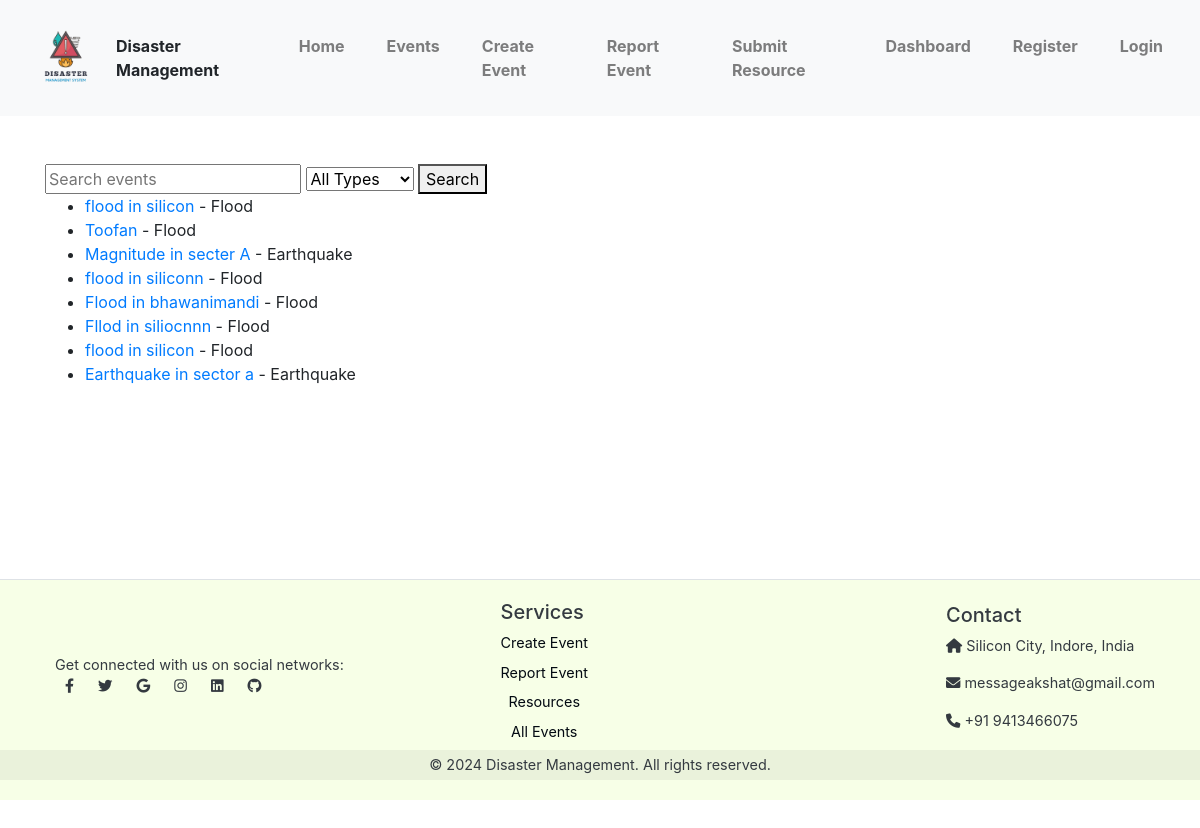
The app's page /search/ with its own data.
### disasters/models.py (models this page shows, shortened)
class DisasterEvent(models.Model):
    EVENT_TYPE_CHOICES = [
        ('Flood', 'Flood'),
        ('Earthquake', 'Earthquake'),
        ('Tornado', 'Tornado'),
        ('Wildfire', 'Wildfire'),
        ('Hurricane', 'Hurricane'),
        ('Volcano', 'Volcano'),
        ('Other', 'Other'),
    ]
    name = models.CharField(max_length=200)
    event_type = models.CharField(max_length=50, choices=EVENT_TYPE_CHOICES)
    date_occurred = models.DateTimeField()
    location = models.CharField(max_length=200)
    latitude = models.FloatField(blank=True, null=True)
    longitude = models.FloatField(blank=True, null=True)
    description = models.TextField()

### disasters/views.py (the view)
# urls.py: path('search/', views.search_events, name='search_events'),
def search_events(request):
    query = request.GET.get("q")
    event_type = request.GET.get("event_type")
    events = DisasterEvent.objects.all()
    if query:
        events = events.filter(name__icontains=query)
    if event_type:
        events = events.filter(event_type=event_type)
    return render(request, 'disasters/search_events.html', {'events': events})

### templates/disasters/search_events.html (shortened to what this page needs)
{% extends 'disasters/base.html' %}
{% block content %}
    <form method="get" action="{% url 'search_events' %}">
        <input type="text" name="q" placeholder="Search events">
        <select name="event_type">
            <option value="">All Types</option>
        </select>
        <button type="submit">Search</button>
    </form>
    <ul>
        {% for event in events %}
            <li>
                <a href="{% url 'event_detail' event.id %}">{{ event.name }}</a> - {{ event.event_type }}
            </li>
        {% endfor %}
    </ul>
{% endblock %}

### templates/disasters/base.html (shortened to what this page needs)
{% load static %}
<!DOCTYPE html>
<html lang="en">
<head>
    <link href="https://stackpath.bootstrapcdn.com/bootstrap/4.5.2/css/bootstrap.min.css" rel="stylesheet">
    <link rel="stylesheet" href="https://cdnjs.cloudflare.com/ajax/libs/font-awesome/6.0.0-beta3/css/all.min.css">
</head>
<body>
    <nav class="navbar navbar-expand-lg navbar-light bg-light">
        <img src="{% static 'logo.png' %}" alt="Logo" class="logo"> <strong>Disaster Management</strong>
        <div class="collapse navbar-collapse" id="navbarNav">
            <ul class="navbar-nav ml-auto">
                <li class="nav-item"><a class="nav-link" href="{% url 'index' %}">Home</a></li>
                <li class="nav-item"><a class="nav-link" href="/events/">Events</a></li>
                <li class="nav-item"><a class="nav-link" href="{% url 'create_event' %}">Create Event</a></li>
                <li class="nav-item"><a class="nav-link" href="{% url 'report_event' %}">Report Event</a></li>
                <li class="nav-item"><a class="nav-link" href="{% url 'submit_resource' %}">Submit Resource</a></li>
                <li class="nav-item"><a class="nav-link" href="{% url 'event_dashboard' %}">Dashboard</a></li>
                {% if user.is_authenticated %}
                <li class="nav-item"><a class="nav-link" href="{% url 'view_profile' %}" role="button">Profile</a></li>
                <li class="nav-item"><a class="nav-link"  href="{% url 'logout' %}" role="button">Logout</a></li>
                {% else %}
                <li class="nav-item"><a class="nav-link" href="{% url 'register' %}" role="button">Register</a></li>
                <li class="nav-item"><a class="nav-link" href="{% url 'login' %}" role="button">Login</a></li>
                {% endif %}
            </ul>
        </div>
    </nav>
    <main class="container mt-5 fade-in">
        {% block content %}{% endblock %}
    </main>
    <footer class="footer">
        <div class="container">
            <div class="left-main">
                <span>Get connected with us on social networks:</span>
                <div class="social-icons">
                    <a href="#" class="me-4 text-reset"><i class="fab fa-facebook-f"></i></a>
                    <a href="#" class="me-4 text-reset"><i class="fab fa-twitter"></i></a>
                    <a href="#" class="me-4 text-reset"><i class="fab fa-google"></i></a>
                    <a href="#" class="me-4 text-reset"><i class="fab fa-instagram"></i></a>
                    <a href="#" class="me-4 text-reset"><i class="fab fa-linkedin"></i></a>
                    <a href="#" class="me-4 text-reset"><i class="fab fa-github"></i></a>
                </div>
            </div>
            <div class="right-main">
                <h5>Services</h5>
                <ul class="nav flex-column">
                    <li class="nav-item mb-2"><a href="{% url 'create_event' %}" class="nav-link p-0 text-body-secondary">Create Event</a></li>
                    <li class="nav-item mb-2"><a href="{% url 'report_event' %}" class="nav-link p-0 text-body-secondary">Report Event</a></li>
                    <li class="nav-item mb-2"><a href="{% url 'submit_resource' %}" class="nav-link p-0 text-body-secondary">Resources</a></li>
                    <li class="nav-item mb-2"><a href="/events/" class="nav-link p-0 text-body-secondary">All Events</a></li>
                </ul>
            </div>
            <div class="contact-main">
                <h5>Contact</h5>
                <p><i class="fas fa-home me-3"></i> Silicon City, Indore, India</p>
                <p><i class="fas fa-envelope me-3"></i> messageakshat@gmail.com</p>
                <p><i class="fas fa-phone me-3"></i> +91 9413466075</p>
            </div>
        </div>
        <div class="text-center p-1" style="background-color: rgba(0, 0, 0, 0.05);">
            © 2024 Disaster Management. All rights reserved.
        </div>
    </footer>
</body>
</html>

### templates/disasters/base.html (style rules this page uses)
html, body { height: 120%; margin: 0; display: flex; flex-direction: column; }
main { flex: 1; }
.footer { background-color: #f3ffd9a0; color: #343a40; text-align: center; font-size: 0.9em; border-top: 1px solid #dee2e6; padding: 20px 0; }
.footer a { color: #030a12; text-decoration: none; }
.footer .social-icons a { margin: 0 10px; }
.footer .left-main, .footer .right-main, .footer .contact-main { display: flex; flex-direction: column; align-items: flex-start; margin-left: 10px; }
.footer .left-main, .footer .right-main { flex: 1; }
.footer .container { display: flex; justify-content: space-between; align-items: center; flex-wrap: wrap; }
.navbar-nav .nav-item .nav-link { font-weight: bold; padding: 10px 20px; border: 1px solid transparent; border-radius: 5px; transition: background-color 0.3s ease; }
.fade-in { animation: fadeIn 1s ease-in-out; }
.logo { width: 100px; position: static; }

### records on screen
DisasterEvent: name "flood in silicon", event_type "Flood"
DisasterEvent: name "Toofan", event_type "Flood"
DisasterEvent: name "Magnitude in secter A", event_type "Earthquake"
DisasterEvent: name "flood in siliconn", event_type "Flood"
DisasterEvent: name "Flood in bhawanimandi", event_type "Flood"
DisasterEvent: name "Fllod in siliocnnn", event_type "Flood"
DisasterEvent: name "flood in silicon", event_type "Flood"
DisasterEvent: name "Earthquake in sector a", event_type "Earthquake"
